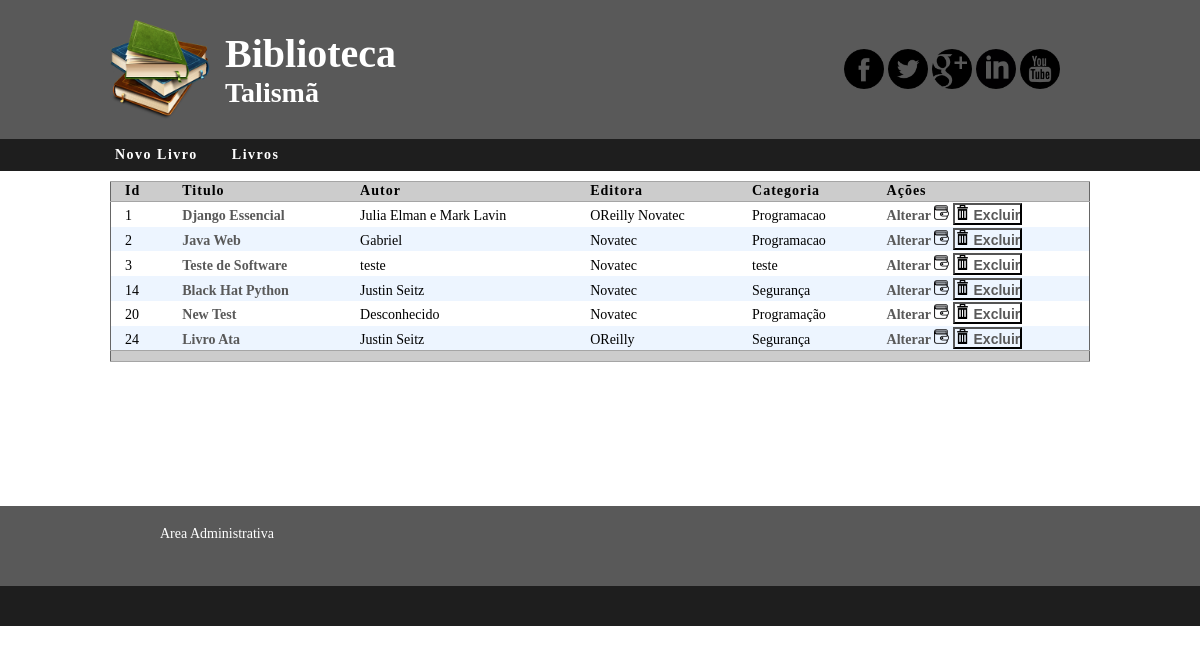
The page /listar/ on the database as committed earlier.
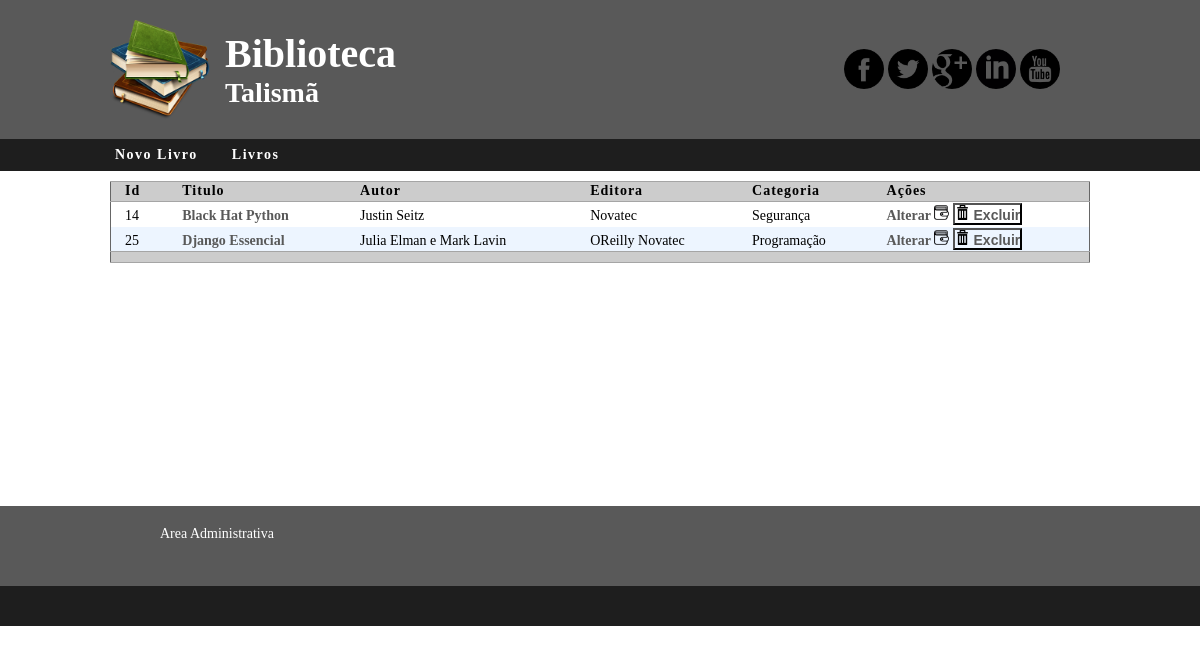
The same page on the database as committed later.
### livros/models.py (models this page shows, shortened)
class Livros(models.Model):
	id_livro = models.AutoField(primary_key=True)
	titulo_livro = models.CharField(max_length=200)
	autor_livro = models.CharField(max_length=200)
	editora_livro = models.CharField(max_length=200)
	categoria_livro =  models.CharField(max_length=200)
	descricao = models.TextField(max_length=4000)

### livros/views.py (the view)
# urls.py: url(r'^listar/', views.listar),
def listar(request):
	livros = Livros.objects.all()
	return render(request, 'listar.html', locals())

### livros/templates/listar.html
{% extends 'site/base.html'%}
{% load staticfiles %}
{% block content%}
	<main id="content">
		<table class="table">
			<thead>
				<tr>
					<td>Id</td>
					<td>Titulo</td>
					<td>Autor</td>
					<td>Editora</td>
					<td>Categoria</td>
					<td>Ações</td>
				</tr>
			</thead>
			<tbody>
				{% for x in livros %}
				<tr>
					<td>{{x.id_livro}}</td>
					<td>
						<a href="{% url 'livros.views.detalhes' pk=x.pk %}">
							{{x.titulo_livro}}
						</a>
					</td>
					<td>{{x.autor_livro}}</td>
					<td>{{x.editora_livro}}</td>
					<td>{{x.categoria_livro}}</td>
					<td>
						<a href="{% url 'livros.views.alterar' pk=x.pk %}">
							 Alterar <img src="{% static 'img/update.png' %}" />
						</a>
						<button onclick="new MyQuestion('Deseja realmente excluir o livro {{ x.titulo_livro }}',
			    '{% url 'livros.views.excluir' pk=x.pk %}').question()">
							<img src="{% static 'img/delete.png' %}" /> Excluir
						</button>
					</td>
				</tr>
				{% endfor %}
			</tbody>
			<tfoot>
				<tr>
					<td></td>
					<td></td>
					<td></td>
					<td></td>
					<td></td>
					<td></td>
				</tr>
			</tfoot>
		</table>
	</main>
{%endblock content%}

### livros/templates/site/base.html (shortened to what this page needs)
{% load staticfiles %}
<!DOCTYPE html>
<html>
	<head>
		<link rel="stylesheet" type="text/css" href="{% static 'css/style.css' %}">
	</head>
	<body>
		{% include 'site/header.html'%}
		{% block content%}
		{% endblock content%}
		{% include 'site/footer.html' %}
	</body>
</html>

### livros/templates/site/header.html
{% load staticfiles %}
<header id="header">
	<section class="container">
		<a href="{% url 'livros.views.index' %}">
			<img id="img-logo" src="{% static 'img/logo.png' %}">
			<h1 id="title">Biblioteca </h1>
			<h2 id="subtitle">Talismã</h2>
		</a>
		<div id="redes-sociais-header">
			{% include 'site/sociais.html' %}
		</div>
	</section>
</header>
<nav id="navigation">
	<ul id="nav" class="container">
		<a href="{% url 'livros.views.adicionar' %}">
			<li>Novo Livro</li>
		</a>
		<a href="{% url 'livros.views.listar' %}">
			<li>Livros</li>
		</a>
	</ul>
</nav>

### livros/templates/site/sociais.html
{% load staticfiles %}
<ul id="redes-sociais">
	<li>
		<a href="http://facebook.com" target="_blank">
			<img src="{% static "img/facebook.png" %}">
		</a>
	</li>
	<li>
		<a href="http://twitter.com" target="_blank">
			<img src="{% static "img/twitter.png" %}">
		</a>
	</li>
	<li>
		<a href="http://plus.google.com" target="_blank">
			<img src="{% static "img/googleplus.png" %}">
		</a>
	</li>
	<li>
		<a href="http://linkedin.com" target="_blank">
			<img src="{% static "img/linkedin.png" %}">
		</a>
	</li>
	<li>
		<a href="http://youtube.com" target="_blank">
			<img src="{% static "img/youtube.png" %}">
		</a>
	</li>
</ul>

### livros/templates/site/footer.html
<footer id="footer">
	<section class="container">
		<ul id="footer-menu">
			<a href="/admin">
				<li>Area Administrativa</li>
			</a>
		</ul>
	</section>
</footer>
<div id="subfooter"></div>

### livros/static/css/style.css (style rules this page uses)
* { margin:0; padding:0; list-style:none; vertical-align:baseline; }
a { text-decoration: none; text-transform: none; }
.container { margin: 0 auto; width: 980px; }
#header { background:#595959; min-height: 100px; width: 100%; }
#img-logo { display: inline-block; float: left; margin: 20px 15px 0 0; width: 100px; }
#title { color: #ffffff; display: inline-block; font-size: 40px; padding: 30px 0; width: 290px; }
#subtitle { color: #ffffff; display: block; font-size: 28px; margin: -30px 0 0; padding-bottom: 30px; width: 290px; }
#redes-sociais-header { float: right; margin: -100px 30px 0; width: 390px; }
#navigation { background: #1E1E1E; margin-bottom:10px; width: 100%; }
#nav { color: #ffffff; }
#nav a > li { color: #ffffff; display: inline-block; margin-right: 20px; padding: 8px 5px; text-decoration: none; text-transform: none; font-size: 14px; letter-spacing: 1.5px; font-family: verdana; font-weight: bold; }
#content { margin: 0 auto; width: 980px; min-height: 315px; }
table { border-collapse: collapse; width: 100%; border: 1px solid #666; }
thead { background: #ccc url(http://www.devfuria.com.br/html-css/tabelas/bar.gif) repeat-x left center; border-top: 1px solid #a5a5a5; border-bottom: 1px solid #a5a5a5; font-size: 16px; letter-spacing: 1px; }
thead>tr>td { font-size: 14px; font-weight: bold; }
tbody>tr>td { font-size: 14px; }
tr:nth-child(even) { background-color: #edf5ff; }
td { padding: 0.1em 1em; }
td>a { text-transform: none; text-decoration: none; font-weight: bold; font-size: 14px; color: #595959; }
td>button { background: transparent; text-transform: none; text-decoration: none; font-weight: bold; font-size: 14px; color: #595959; }
td>a>img { width: 15px; }
tfoot { background: #ccc url(http://www.devfuria.com.br/html-css/tabelas/bar.gif) repeat-x left center; border-top: 1px solid #a5a5a5; border-bottom: 1px solid #a5a5a5; min-height: 10px; }
tfoot>tr>td { padding: 5px 0; }
button>img { width: 15px; }
#footer { background:#595959; margin-top: 10px; min-height: 80px; width: 100%; }
#footer section>ul { display: inline-block; line-height: 25px; margin: 10px 45px; }
#footer-menu { color: #000000; }
#footer-menu a { color: #ffffff; }
#footer-menu a>li { font-size: 14px; padding: 5px; text-align: left; }
#redes-sociais { float: right; padding: 10px 0; }
#redes-sociais li { display: inline-block; }
#redes-sociais li>a>img { width: 40px; }
#subfooter { background: #1E1E1E; min-height: 40px; width: 100%; }

Rows that differ between the two databases and show on the page:
removed Livros: id_livro "1", titulo_livro "Django Essencial", autor_livro "Julia Elman e Mark Lavin", editora_livro "OReilly Novatec", categoria_livro "Programacao"
removed Livros: id_livro "2", titulo_livro "Java Web", autor_livro "Gabriel", editora_livro "Novatec", categoria_livro "Programacao"
removed Livros: id_livro "3", titulo_livro "Teste de Software", autor_livro "teste", editora_livro "Novatec", categoria_livro "teste"
removed Livros: id_livro "20", titulo_livro "New Test", autor_livro "Desconhecido", editora_livro "Novatec", categoria_livro "Programação"
removed Livros: id_livro "24", titulo_livro "Livro Ata", autor_livro "Justin Seitz", editora_livro "OReilly", categoria_livro "Segurança"
added Livros: id_livro "25", titulo_livro "Django Essencial", autor_livro "Julia Elman e Mark Lavin", editora_livro "OReilly Novatec", categoria_livro "Programação"
